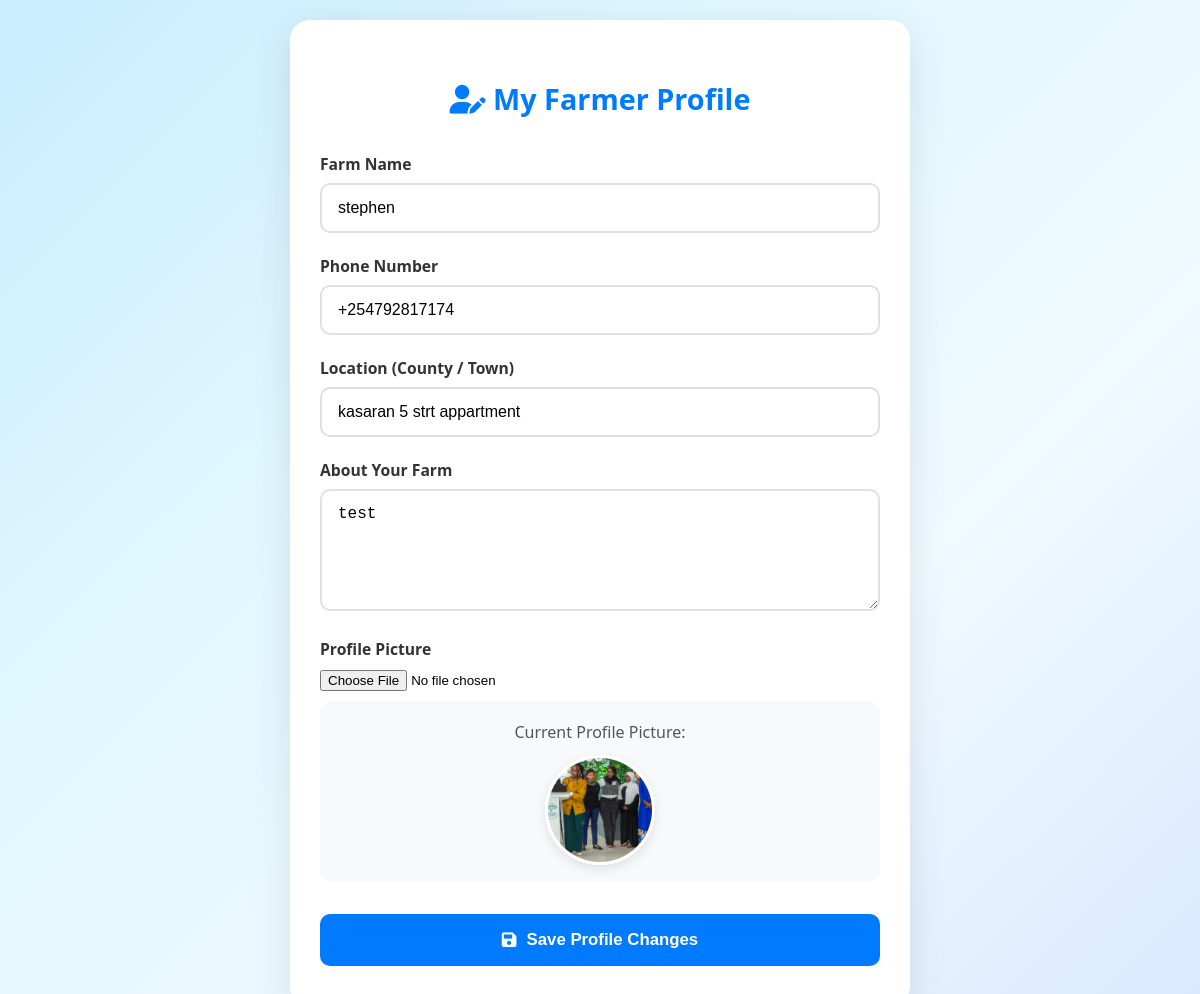
/dashboard/farmer/profile/ (signed in), run on the app's committed database.
### dashboard/models.py (models this page shows, shortened)
class FarmerProfile(models.Model):
    user = models.OneToOneField(User, on_delete=models.CASCADE, related_name='farmer_profile')
    farm_name = models.CharField(max_length=150, blank=True)
    phone = models.CharField(max_length=20, blank=True)
    location = models.CharField(max_length=100, blank=True)
    description = models.TextField(blank=True)
    profile_picture = models.ImageField(upload_to='farmers/', blank=True, null=True)
    is_verified = models.BooleanField(default=False)
    created_at = models.DateTimeField(auto_now_add=True)

### dashboard/views.py (the view, shortened to what this page needs)
# urls.py: path('farmer/profile/', views.farmer_profile, name='farmer_profile'),
@login_required
def farmer_profile(request):
    profile, created = FarmerProfile.objects.get_or_create(user=request.user)
    return render(request, 'dashboard/farmer_profile.html', {'profile': profile})

### dashboard/templates/dashboard/farmer_profile.html (shortened to what this page needs)
{% load static %}
<!DOCTYPE html>
<html lang="en">
<head>
    <link rel="stylesheet" href="https://cdnjs.cloudflare.com/ajax/libs/font-awesome/6.4.2/css/all.min.css">
</head>
<body>
    <div class="form-container">
        <h1><i class="fas fa-user-edit"></i> My Farmer Profile</h1>
        <form method="POST" enctype="multipart/form-data">
            <div class="form-group">
                <label>Farm Name</label>
                <input type="text" name="farm_name" value="{{ profile.farm_name|default:'' }}" placeholder="e.g. Green Valley Farm">
            </div>
            <div class="form-group">
                <label>Phone Number</label>
                <input type="tel" name="phone" value="{{ profile.phone|default:'' }}" placeholder="+254 700 123 456">
            </div>
            <div class="form-group">
                <label>Location (County / Town)</label>
                <input type="text" name="location" value="{{ profile.location|default:'' }}" placeholder="e.g. Kiambu, Ruiru">
            </div>
            <div class="form-group">
                <label>About Your Farm</label>
                <textarea name="description" rows="5" placeholder="Tell buyers about your farm, farming practices, specialties...">{{ profile.description|default:'' }}</textarea>
            </div>
            <div class="form-group">
                <label>Profile Picture</label>
                <input type="file" name="profile_picture" accept="image/*">
                {% if profile.profile_picture %}
                    <div class="current-image">
                        <p style="margin: 8px 0 12px; color: #555;">Current Profile Picture:</p>
                        <img src="{{ profile.profile_picture.url }}" width="110" height="110" alt="Current Profile">
                    </div>
                {% endif %}
            </div>
            <button type="submit" class="btn">
                <i class="fas fa-save"></i> Save Profile Changes
            </button>
        </form>
    </div>
</body>
</html>

### dashboard/templates/dashboard/farmer_profile.html (style rules this page uses)
:root { --primary: #007bff; }
* { box-sizing: border-box; }
body { font-family: 'Segoe UI', Tahoma, Geneva, Verdana, sans-serif; background: linear-gradient(-45deg, #d9e8ff, #f0faff, #e0f7ff, #c9ecff); min-height: 100vh; margin: 0; padding: 20px 15px; display: flex; align-items: center; justify-content: center; }
.form-container { max-width: 620px; width: 100%; background: white; border-radius: 20px; box-shadow: 0 10px 40px rgba(0,0,0,0.1); padding: 40px 30px; margin: 0 auto; }
h1 { color: var(--primary); text-align: center; margin-bottom: 35px; font-size: 1.8rem; }
.form-group { margin-bottom: 22px; }
label { display: block; margin-bottom: 8px; font-weight: 600; color: #333; font-size: 0.98rem; }
input[type="text"], input[type="tel"], input[type="email"], textarea { width: 100%; padding: 14px 16px; border: 2px solid #e0e0e0; border-radius: 10px; font-size: 1rem; transition: border 0.3s; }
textarea { resize: vertical; min-height: 120px; }
.current-image { margin-top: 10px; padding: 12px; background: #f8f9fa; border-radius: 12px; text-align: center; }
.current-image img { border-radius: 50%; object-fit: cover; border: 3px solid #fff; box-shadow: 0 4px 12px rgba(0,0,0,0.1); }
.btn { background: var(--primary); color: white; padding: 16px 30px; border: none; border-radius: 10px; font-size: 1.05rem; font-weight: 600; cursor: pointer; width: 100%; margin-top: 10px; transition: all 0.3s ease; display: inline-flex; align-items: center; justify-content: center; gap: 10px; }

### data on the page
FarmerProfile: farm_name "stephen", phone "+254792817174", location "kasaran 5 strt appartment", description "test", profile_picture (picture)
